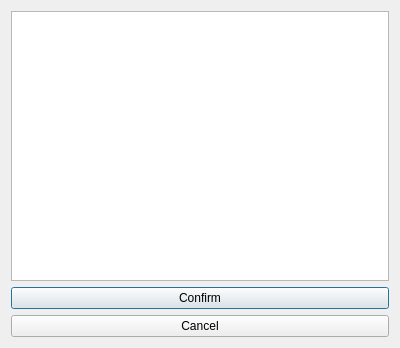
<?xml version="1.0" encoding="UTF-8"?>
<ui version="4.0">
 <class>customDialog</class>
 <widget class="QDialog" name="customDialog">
  <property name="geometry">
   <rect>
    <x>0</x>
    <y>0</y>
    <width>400</width>
    <height>348</height>
   </rect>
  </property>
  <property name="windowTitle">
   <string>Dialog</string>
  </property>
  <layout class="QVBoxLayout" name="verticalLayout">
   <item>
    <widget class="QTextEdit" name="textEdit"/>
   </item>
   <item>
    <widget class="QPushButton" name="pushButton">
     <property name="text">
      <string>Confirm</string>
     </property>
    </widget>
   </item>
   <item>
    <widget class="QPushButton" name="pushButton_2">
     <property name="text">
      <string>Cancel</string>
     </property>
    </widget>
   </item>
  </layout>
 </widget>
 <resources/>
 <connections/>
</ui>
